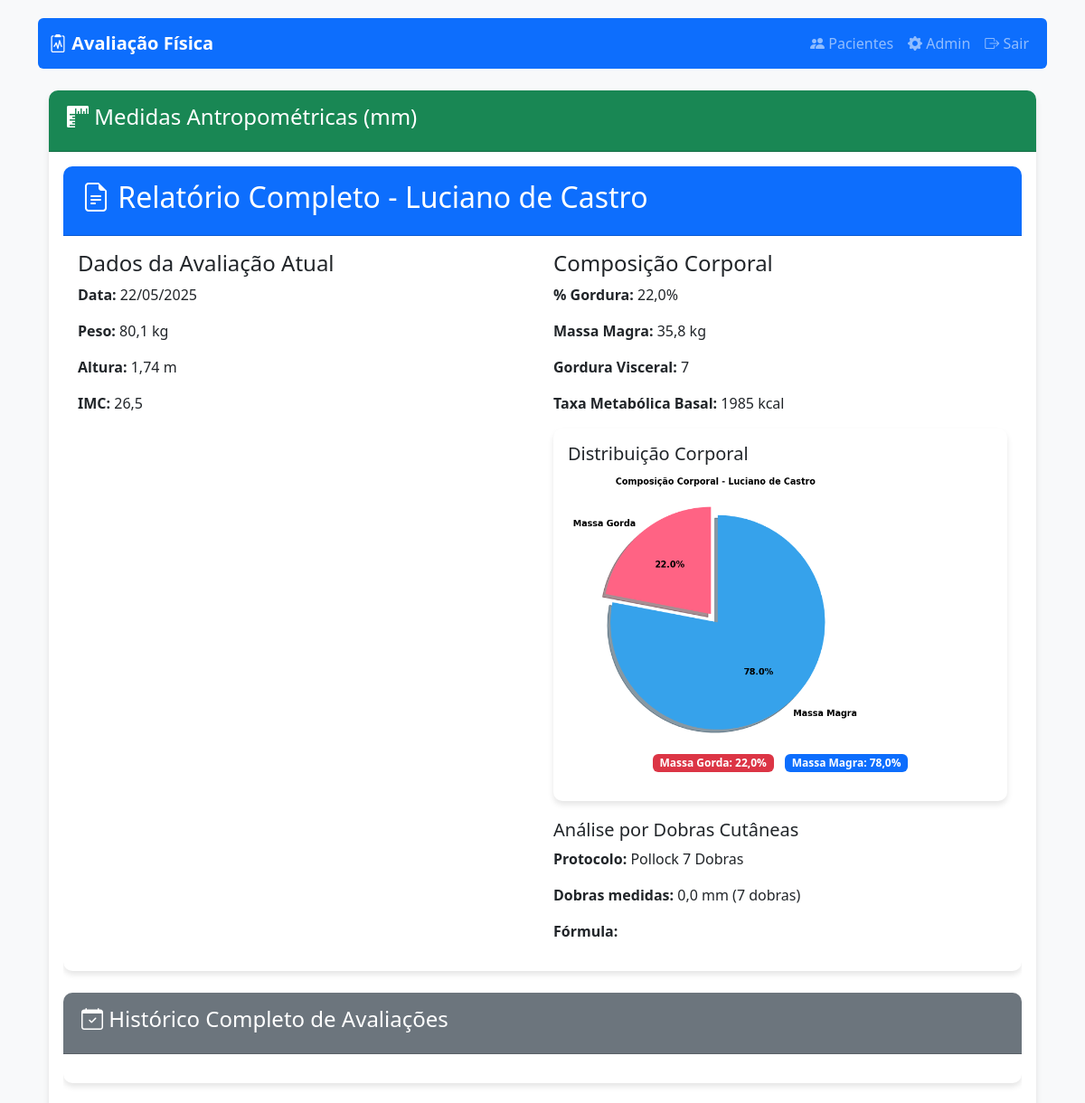
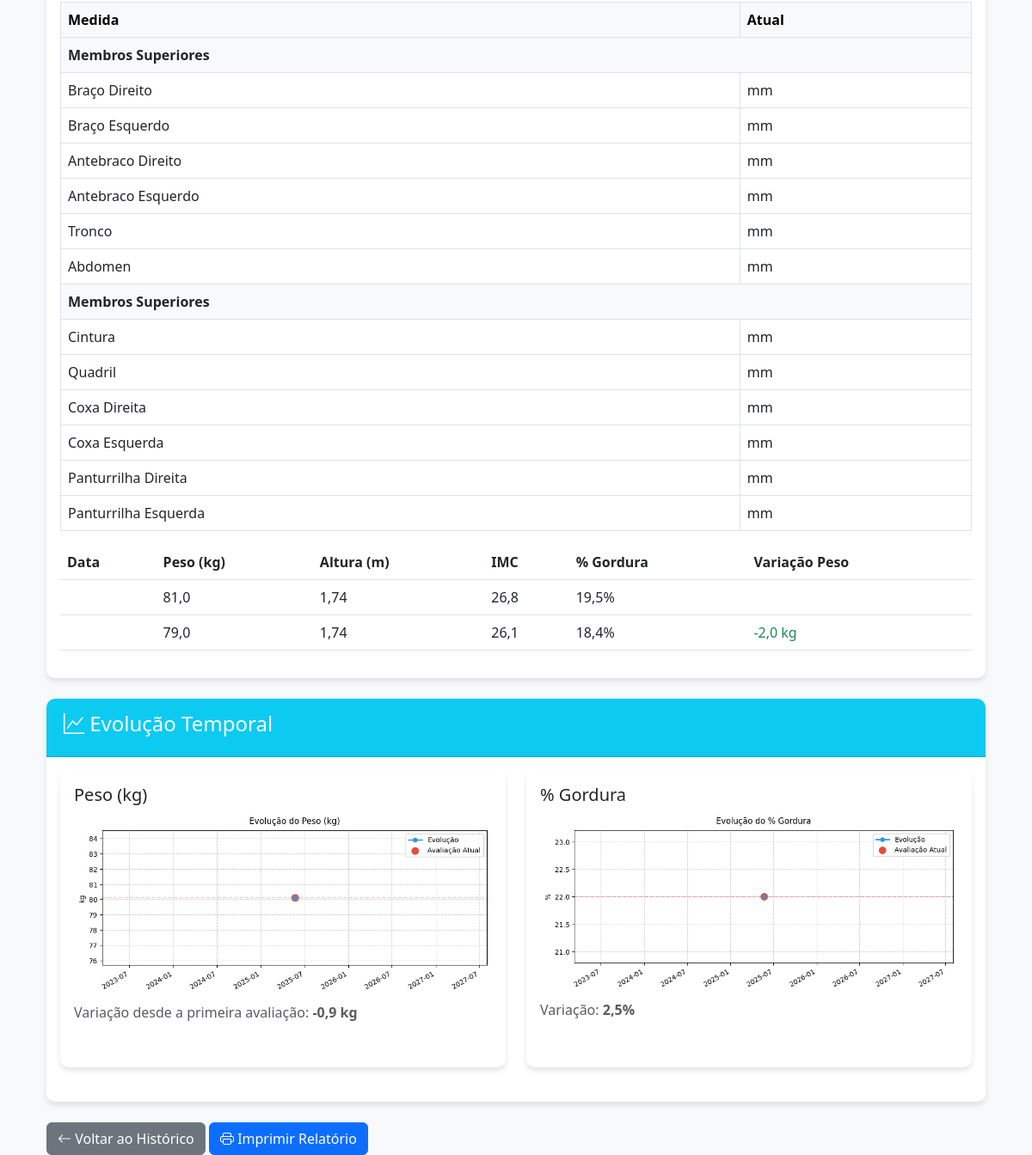
The app's page /avaliacoes/11/relatorio/ (signed in) with its own data (2 pictures, top to bottom).
### avaliacao/models.py (models this page shows, shortened)
class Paciente(models.Model):
    SEXO_CHOICES = [('M', 'Masculino'), ('F', 'Feminino')]
    nome = models.CharField(max_length=100)
    sexo = models.CharField(max_length=1, choices=SEXO_CHOICES)
    data_nascimento = models.DateField()
    telefone = models.CharField(max_length=15, blank=True)
    email = models.EmailField(blank=True)
    observacoes = models.TextField(blank=True)

class Avaliacao(models.Model):
    PROTOCOLOS = [
        ('POLLOCK_7', 'Pollock 7 Dobras'),
        ('FALKNER_4', 'Falkner 4 Dobras'),
    ]
    protocolo = models.CharField(
        max_length=10,
        choices=PROTOCOLOS,
        default='POLLOCK_7'
    )
    paciente = models.ForeignKey(Paciente, on_delete=models.CASCADE, related_name='avaliacoes')
    data_avaliacao = models.DateField()  # Removido o 'default' (agora será obrigatório preencher)
    altura = models.FloatField(help_text="Altura em metros")
    peso = models.FloatField(help_text="Peso em kg")
    percentual_gordura = models.FloatField(verbose_name="% Gordura")
    massa_magra = models.FloatField()
    gordura_visceral = models.IntegerField()
    tmb = models.IntegerField(verbose_name="Taxa Metabólica Basal")
    idade_metabolica = models.IntegerField()
    observacoes = models.TextField(blank=True)
    torax = models.FloatField('Tórax', null=True, blank=True)
    triceps = models.FloatField('Tríceps', null=True, blank=True)
    abdominal = models.FloatField('Abdominal', null=True, blank=True)
    coxa = models.FloatField('Coxa', null=True, blank=True)
    axilar_media = models.FloatField('Axilar Média', null=True, blank=True)
    subescapular = models.FloatField('Subescapular', null=True, blank=True)
    suprailiaca = models.FloatField('Supra-ilíaca', null=True, blank=True)
    braco_direito = models.FloatField('Braço Direito (mm)', null=True, blank=True)
    braco_esquerdo = models.FloatField('Braço Esquerdo (mm)', null=True, blank=True)
    antebraco_direito = models.FloatField('Antebraço Direito (mm)', null=True, blank=True)
    antebraco_esquerdo = models.FloatField('Antebraço Esquerdo (mm)', null=True, blank=True)
    cintura = models.FloatField('Cintura (mm)', null=True, blank=True)
    quadril = models.FloatField('Quadril (mm)', null=True, blank=True)
    tronco = models.FloatField('Tronco (mm)', null=True, blank=True)
    abdomen = models.FloatField('Abdômen (mm)', null=True, blank=True)
    coxa_direita = models.FloatField('Coxa Direita (mm)', null=True, blank=True)
    coxa_esquerda = models.FloatField('Coxa Esquerda (mm)', null=True, blank=True)
    panturrilha_direita = models.FloatField('Panturrilha Direita (mm)', null=True, blank=True)
    panturrilha_esquerda = models.FloatField('Panturrilha Esquerda (mm)', null=True, blank=True)
    @property
    def soma_7_dobras(self):
        return sum([
            self.torax or 0,
            self.triceps or 0,
            self.abdominal or 0,
            self.coxa or 0,
            self.axilar_media or 0,
            self.subescapular or 0,
            self.suprailiaca or 0
        ])
    class Meta:
        ordering = ['-data_avaliacao']
    @property
    def imc(self):
        return self.peso / (self.altura ** 2)

### avaliacao/views.py (the view)
# urls.py: path('avaliacoes/<int:pk>/relatorio/', views.relatorio_completo, name='relatorio_completo'),
@login_required
def relatorio_completo(request, pk):
    avaliacao_atual = get_object_or_404(Avaliacao, pk=pk)
    paciente = avaliacao_atual.paciente
    todas_avaliacoes = Avaliacao.objects.filter(paciente=paciente).order_by('data_avaliacao')
    if avaliacao_atual not in todas_avaliacoes:
        todas_avaliacoes = list(todas_avaliacoes) + [avaliacao_atual]
        todas_avaliacoes.sort(key=lambda x: x.data_avaliacao)
    graficos = {}
    if todas_avaliacoes.count() > 1:
        graficos['peso'] = gerar_grafico(
            todas_avaliacoes,
            'data_avaliacao',
            'peso',
            'Evolução do Peso (kg)',
            'kg',
            destaque=avaliacao_atual.data_avaliacao
        )
        graficos['gordura'] = gerar_grafico(
            todas_avaliacoes,
            'data_avaliacao',
            'percentual_gordura',
            'Evolução do % Gordura',
            '%',
            destaque=avaliacao_atual.data_avaliacao
        )
        graficos['imc'] = gerar_grafico(
            todas_avaliacoes,
            'data_avaliacao',
            'imc',
            'Evolução do IMC',
            '',
            destaque=avaliacao_atual.data_avaliacao
        )
        graficos['composicao'] = gerar_grafico_pizza(
            massa_gorda=avaliacao_atual.percentual_gordura,
            massa_magra=100 - avaliacao_atual.percentual_gordura,  # Calcula % massa magra
            titulo=f"Composição Corporal - {paciente.nome}"
        )
        medidas_padrao = ['cintura', 'quadril', 'braco_direito']
        graficos['medidas'] = gerar_grafico_medidas(todas_avaliacoes, medidas_padrao)
    return render(request, 'avaliacao/relatorio_completo.html', {
        'avaliacao': avaliacao_atual,
        'paciente': paciente,
        'graficos': graficos,
        'tem_historico': todas_avaliacoes.count() > 1,
        'avaliacoes_anteriores': todas_avaliacoes.exclude(pk=avaliacao_atual.pk),
        'titulo': f'Relatório - {paciente.nome}'
    })

### avaliacao/templates/avaliacao/relatorio_completo.html (shortened to what this page needs)
{% extends 'avaliacao/base.html' %}
{% load custom_filters %}
{% block content %}
<div class="container mt-4">
    <div class="card mb-4">
        <div class="card-header bg-success text-white">
            <h4><i class="bi bi-rulers"></i> Medidas Antropométricas (mm)</h4>
        </div>
        <div class="card-body">
            <div class="table-responsive">
                <table class="table table-bordered">
                    <thead class="table-light">
                        <tr>
                            <th>Medida</th>
                            <th>Atual</th>
                        </tr>
                    </thead>
                    <tbody>
                        <tr class="table-group-divider">
                            <td colspan="{% if ultima_avaliacao %}4{% else %}2{% endif %}" class="fw-bold bg-light">Membros Superiores</td>
                        </tr>
                        <tr>
                            <td>Braço Direito</td>
                            <td>{{ avaliacao.braco_direito|default:"-"|floatformat:1 }} mm</td>
                        </tr>
                        <tr>
                            <td>Braço Esquerdo</td>
                            <td>{{ avaliacao.braco_esquerdo|default:"-"|floatformat:1 }} mm</td>
                        </tr>
                        <tr>
                            <td>Antebraco Direito</td>
                            <td>{{ avaliacao.antebraco_direito|default:"-"|floatformat:1 }} mm</td>
                        </tr>
                        <tr>
                            <td>Antebraco Esquerdo</td>
                            <td>{{ avaliacao.antebraco_esquerdo|default:"-"|floatformat:1 }} mm</td>
                        </tr>
                        <tr>
                            <td>Tronco</td>
                            <td>{{ avaliacao.tronco|default:"-"|floatformat:1 }} mm</td>
                        </tr>
                        <tr>
                            <td>Abdomen</td>
                            <td>{{ avaliacao.abdomen|default:"-"|floatformat:1 }} mm</td>
                        </tr>
                        <tr class="table-group-divider">
                            <td colspan="{% if ultima_avaliacao %}4{% else %}2{% endif %}" class="fw-bold bg-light">Membros Superiores</td>
                        </tr>
                        <tr>
                            <td>Cintura</td>
                            <td>{{ avaliacao.cintura|default:"-"|floatformat:1 }} mm</td>
                        </tr>
                        <tr>
                            <td>Quadril</td>
                            <td>{{ avaliacao.quadril|default:"-"|floatformat:1 }} mm</td>
                        </tr>
                        <tr>
                            <td>Coxa Direita</td>
                            <td>{{ avaliacao.coxa_direita|default:"-"|floatformat:1 }} mm</td>
                        </tr>
                        <tr>
                            <td>Coxa Esquerda</td>
                            <td>{{ avaliacao.coxa_esquerda|default:"-"|floatformat:1 }} mm</td>
                        </tr>
                        <tr>
                            <td>Panturrilha Direita</td>
                            <td>{{ avaliacao.panturrilha_direita|default:"-"|floatformat:1 }} mm</td>
                        </tr>
                        <tr>
                            <td>Panturrilha Esquerda</td>
                            <td>{{ avaliacao.panturrilha_esquerda|default:"-"|floatformat:1 }} mm</td>
                        </tr>
    <div class="card mb-4">
        <div class="card-header bg-primary text-white">
            <h2>
                <i class="bi bi-file-earmark-text"></i>
                Relatório Completo - {{ paciente.nome }}
            </h2>
        </div>
        <div class="card-body">
            <div class="row">
                <div class="col-md-6">
                    <h4>Dados da Avaliação Atual</h4>
                    <p><strong>Data:</strong> {{ avaliacao.data_avaliacao|date:"d/m/Y" }}</p>
                    <p><strong>Peso:</strong> {{ avaliacao.peso }} kg</p>
                    <p><strong>Altura:</strong> {{ avaliacao.altura }} m</p>
                    <p><strong>IMC:</strong> {{ avaliacao.imc|floatformat:1 }}</p>
                </div>
                <div class="col-md-6">
                    <h4>Composição Corporal</h4>
                    <p><strong>% Gordura:</strong> {{ avaliacao.percentual_gordura }}%</p>
                    <p><strong>Massa Magra:</strong> {{ avaliacao.massa_magra }} kg</p>
                    <p><strong>Gordura Visceral:</strong> {{ avaliacao.gordura_visceral }}</p>
                    <p><strong>Taxa Metabólica Basal:</strong> {{ avaliacao.tmb }} kcal</p>
                    {% if graficos.composicao %}
                    <div class="mt-3">
                        <div class="card">
                            <div class="card-body">
                                <h5 class="card-title">Distribuição Corporal</h5>
                                <img
                                    class="img-fluid rounded"
                                    alt="Composição Corporal"
                                    style="max-height: 300px;"
                                >
                                <p class="mt-2 text-muted text-center">
                                    <span class="badge bg-danger">Massa Gorda: {{ avaliacao.percentual_gordura }}%</span>
                                    <span class="badge bg-primary ms-2">Massa Magra: {{ 100|subtract:avaliacao.percentual_gordura }}%</span>
                                </p>
                            </div>
                        </div>
                    </div>
                    {% endif %}
                    <div class="mt-3">
                        <h5>Análise por Dobras Cutâneas</h5>
                        <p><strong>Protocolo:</strong> {{ avaliacao.get_protocolo_display }}</p>
                        <p><strong>Dobras medidas:</strong>
                            {% if avaliacao.protocolo == 'POLLOCK_7' %}
                                {{ avaliacao.soma_7_dobras|floatformat:1 }} mm (7 dobras)
                            {% else %}
                                {{ avaliacao.soma_4_dobras|floatformat:1 }} mm (4 dobras)
                            {% endif %}
                        </p>
                        <p><strong>Fórmula:</strong> {{ avaliacao.formula_usada }}</p>
                    </div>
                </div>
            </div>
        </div>
    </div>
    <div class="card mb-4">
        <div class="card-header bg-secondary text-white">
            <h4><i class="bi bi-calendar-check"></i> Histórico Completo de Avaliações</h4>
        </div>
        <div class="card-body">
            <div class="table-responsive">
                <table class="table table-hover">
                    <thead>
                        <tr>
                            <th>Data</th>
                            <th>Peso (kg)</th>
                            <th>Altura (m)</th>
                            <th>IMC</th>
                            <th>% Gordura</th>
                            <th>Variação Peso</th>
                        </tr>
                    </thead>
                    <tbody>
                        {% for av in avaliacoes_anteriores %}
                        <tr {% if av.id == avaliacao.id %}class="avaliacao-atual"{% endif %}>
                            <td>{{ av.data_avaliacao|date:"d/m/Y" }}</td>
                            <td>{{ av.peso|floatformat:1 }}</td>
                            <td>{{ av.altura|floatformat:2 }}</td>
                            <td>{{ av.imc|floatformat:1 }}</td>
                            <td>{{ av.percentual_gordura|floatformat:1 }}%</td>
                            <td>
                                {% if not forloop.first %}
                                {% with anterior=avaliacoes_anteriores|previous:forloop.counter0 %}
                                <span class="{% if av.peso > anterior.peso %}text-danger{% else %}text-success{% endif %}">
                                    {{ av.peso|subtract:anterior.peso|floatformat:1 }} kg
                                </span>
                                {% endwith %}
                                {% endif %}
                            </td>
                        </tr>
                        {% endfor %}
                    </tbody>
                </table>
            </div>
        </div>
    </div>
    {% if tem_historico %}
    <div class="card mb-4">
        <div class="card-header bg-info text-white">
            <h4><i class="bi bi-graph-up"></i> Evolução Temporal</h4>
        </div>
        <div class="card-body">
            <div class="row">
                <div class="col-md-6 mb-4">
                    <div class="card h-100">
                        <div class="card-body">
                            <h5 class="card-title">Peso (kg)</h5>
                            <img class="img-fluid" alt="Evolução do Peso">
                            <p class="mt-2 text-muted">Variação desde a primeira avaliação: <strong>{{ avaliacao.peso|subtract:avaliacoes_anteriores.first.peso|floatformat:1 }} kg</strong></p>
                        </div>
                    </div>
                </div>
                <div class="col-md-6 mb-4">
                    <div class="card h-100">
                        <div class="card-body">
                            <h5 class="card-title">% Gordura</h5>
                            <img class="img-fluid" alt="Evolução do % Gordura">
                            <p class="mt-2 text-muted">Variação: <strong>{{ avaliacao.percentual_gordura|subtract:avaliacoes_anteriores.first.percentual_gordura|floatformat:1 }}%</strong></p>
                        </div>
                    </div>
                </div>
            </div>
        </div>
    </div>
    {% endif %}
    <div class="mt-4 no-print">
        <a href="{% url 'avaliacao:historico_avaliacoes' paciente.id %}" class="btn btn-secondary">
            <i class="bi bi-arrow-left"></i> Voltar ao Histórico
        </a>
        <button onclick="window.print()" class="btn btn-primary">
            <i class="bi bi-printer"></i> Imprimir Relatório
        </button>
    </div>
</div>
{% endblock %}

### records on screen
Paciente: nome "Luciano de Castro"
Avaliacao: data_avaliacao "22/05/2025", peso "80,1", altura "1,74", imc "26,5", percentual_gordura "22,0", massa_magra "35,8", gordura_visceral "7", tmb "1985", percentual_gordura "78,0", protocolo "Pollock 7 Dobras", soma_7_dobras "0,0", peso|subtract "-0,9", percentual_gordura|subtract "2,5"
Avaliacao: peso "81,0", altura "1,74", imc "26,8", percentual_gordura "19,5"
Avaliacao: peso "79,0", altura "1,74", imc "26,1", percentual_gordura "18,4", peso|subtract "-2,0"
